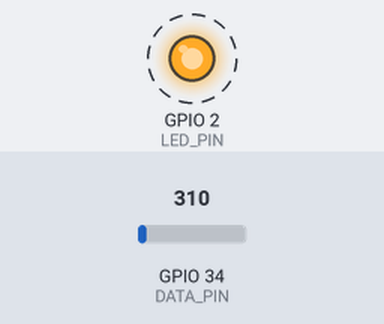
The program below on a simulated ESP32. Shown: output pins drawn as LEDs (lit = HIGH). Dashed ring = blinking. Inputs (shaded band) come from the test bench; at power-on: GPIO 34 (DATA_PIN) = 310. What the program prints to the serial monitor is not drawn.

Above: at 0.2 s.
Timing chart, 0 to 3.0 s (numbered marks = the images above):
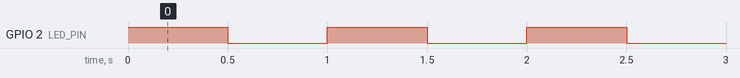

Measured:
- by itself, GPIO 2 (LED_PIN): alternates HIGH for 0.50 s and LOW for 0.50 s

The program:

main.cpp
```cpp
#include <Arduino.h>

#define LED_PIN 2
#define DATA_PIN 34
bool ledState = false;
int count = 0;
float suma = 0.0;
float temperatura = 0.0;
int heartbeatCount = 0;
SemaphoreHandle_t xMutex;

void blinkLed(void *pvParameters){
  while(1){
    ledState = !ledState;
    digitalWrite(LED_PIN, ledState);
    xSemaphoreTake(xMutex, portMAX_DELAY);
    Serial.print("LED: ");
    Serial.print(ledState ? "ON" : "OFF");
    Serial.print(" | time: ");
    Serial.print(millis());
    Serial.println("ms");
    xSemaphoreGive(xMutex);
    vTaskDelay(pdMS_TO_TICKS(500));
  }
}

void lm35(void *pvParameters){
  while(1){
    float voltaje_mv = (analogRead(DATA_PIN) * 3300.0) / 4095.0;
    temperatura = voltaje_mv / 10;
    count++;
    suma = suma + temperatura;
    if (count == 10){
      float promedio = suma / 10;
      xSemaphoreTake(xMutex, portMAX_DELAY);
      Serial.print("TEMPERATURA: ");
      Serial.println(promedio);
      xSemaphoreGive(xMutex);
      suma = 0.0;
      count = 0;
    }
    vTaskDelay(pdMS_TO_TICKS(500));
  }
}

void pulse(void *pvParameters){
  while(1){
    xSemaphoreTake(xMutex, portMAX_DELAY);
    Serial.print("HEARTBEAT: ");
    Serial.print(heartbeatCount);
    xSemaphoreGive(xMutex);
    heartbeatCount++;
    vTaskDelay(pdMS_TO_TICKS(1000));
  }
}

void setup() {
  Serial.begin(115200);
  pinMode(LED_PIN, OUTPUT);
  xMutex = xSemaphoreCreateMutex();
  xTaskCreate(blinkLed, "Tarea:1", 2048, NULL, 1, NULL);
  xTaskCreate(lm35, "Tarea:2", 2048, NULL, 1, NULL);
  xTaskCreate(pulse, "Tarea:3", 2048, NULL, 1, NULL);
}

void loop() {
  // put your main code here, to run repeatedly:
}
```
